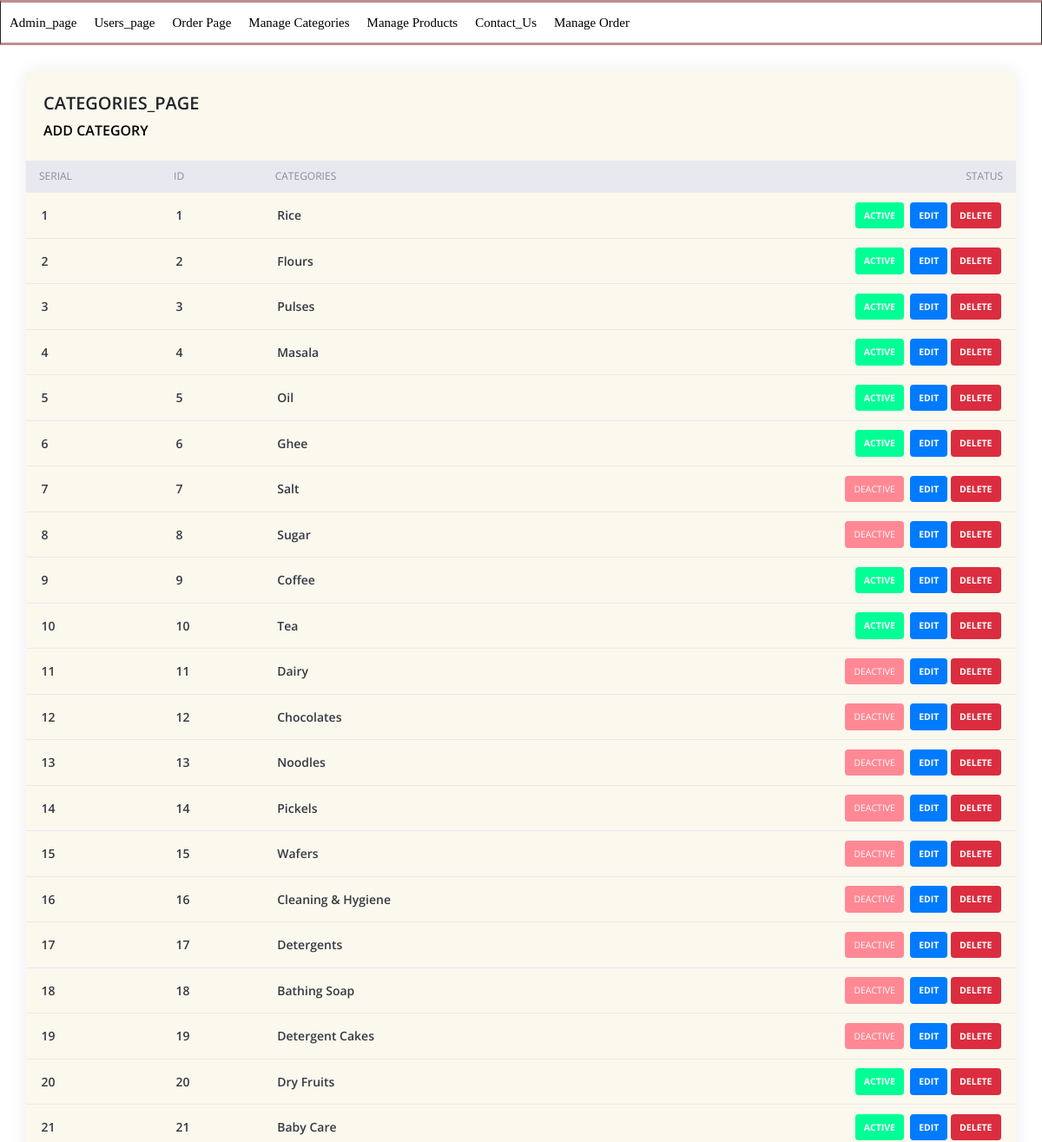
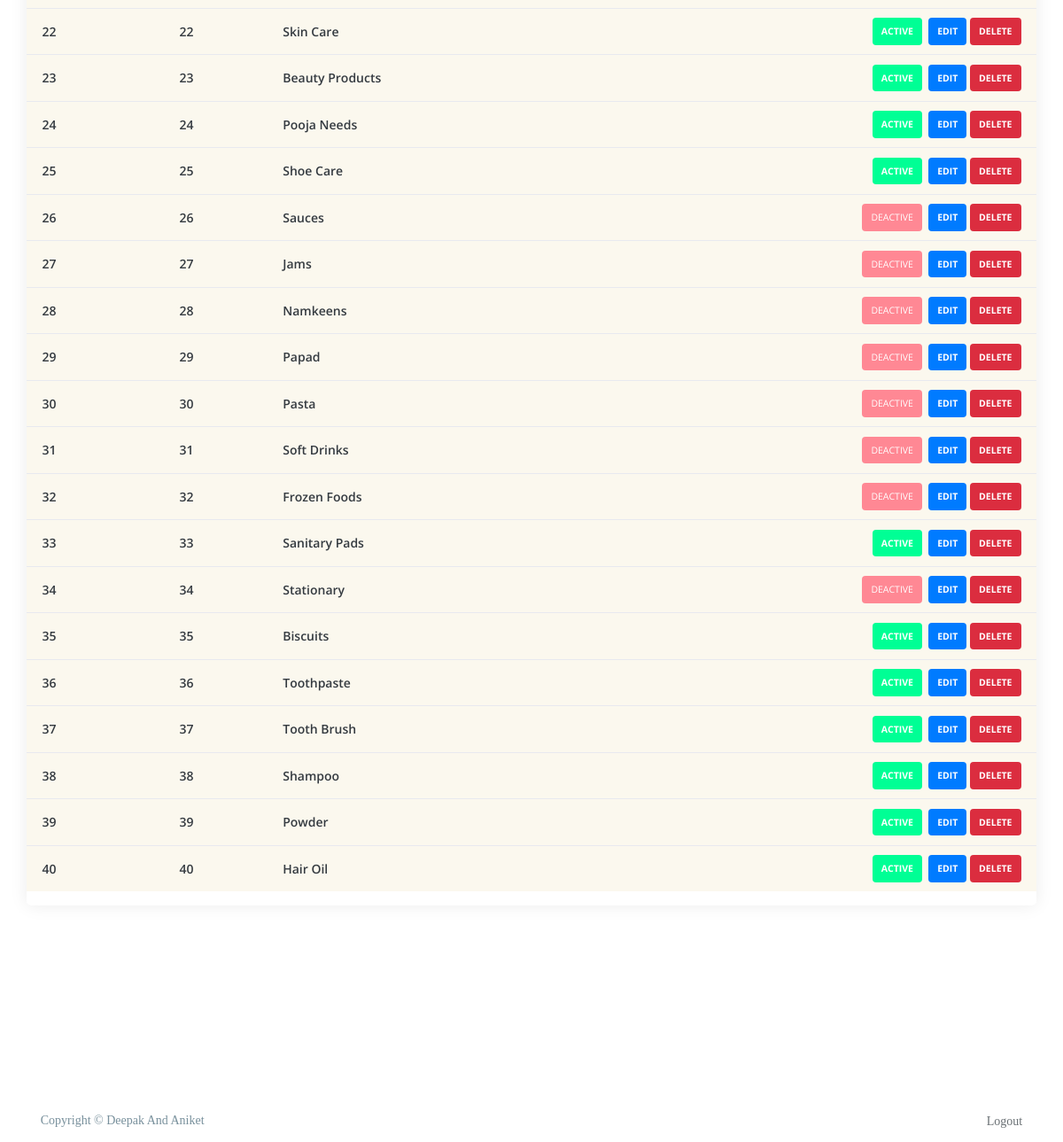
/admin/categories.php (signed in), run on the app's committed database (2 pictures, top to bottom).
### tables this page shows
CREATE TABLE `categories` (
  `id` int(255) NOT NULL,
  `categories` varchar(255) NOT NULL,
  `status` tinyint(255) NOT NULL
);

### admin/categories.php (the view, shortened to what this page needs)
<?php
require('design/header.inc.php');
?>
<!doctype html>
   <html class="no-js" lang="">
   <head>
   </head>
   <body>
     <?php
   $sql="select * from categories";
   $res=mysqli_query($conn,$sql);
   ?>
   <div class="content pb-0">
      <div class="orders">
         <div class="row">
            <div class="col-xl-12">
               <div class="card">
                  <div class="card-body">
                     <h4 class="box-title">CATEGORIES_PAGE</h4>
                     <h4 class="box-link"><a href="manage_categories.php">ADD CATEGORY</a></h4>
                  </div>
                  <div class="card-body--">
                     <div class="table-stats order-table ov-h">
                        <table class="table ">
                           <thead>
                              <tr>
                                 <th class="id">Serial</th>
                                 <th>ID</th>
                                 <th>Categories</th>
                                 <th>Status</th>
                              </tr>
                           </thead>
                           <tbody>
                              <?php
                              $i=1;
                              while ($row=mysqli_fetch_assoc($res)) {
                                 ?>
                                 <tr>
                                    <td class="id"><?php echo $i++?></td>
                                    <td><?php echo $row['id'];?></td>
                                    <td><?php echo $row['categories'];?></td>
                                    <td>
                                       <?php if($row['status']==1)
                                       {
                                          echo "<span class='badge badge-complete'><a href='?type=status&operation=deactive&id=".$row['id']."'><b>Active</b></a></span>&nbsp;";
                                       }
                                       else{
                                          echo "<span class='badge badge-pending'><a href='?type=status&operation=active&id=".$row['id']."'>Deactive</a></span>&nbsp;";
                                       }
                                       echo "&nbsp;<span class='badge badge-edit'><a href='manage_categories.php?id=".$row['id']."'><b>Edit</b></a></span>&nbsp;";
                                       echo "<span class='badge badge-delete'><a href='?type=delete&id=".$row['id']."'><b>Delete</b></a></span>";
                                       ?>
                                    </td>
                                 </tr>
                              <?php } ?>
                           </tbody>
                        </table>
                     </div>
                  </div>
               </div>
            </div>
         </div>
      </div>
   </div>
   <?php
   require('design/footer.inc.php');
   ?>
</body>
</html>

### assets/style2_admin.css (style rules this page uses)
body { display: table; font-family: open sans, sans-serif; font-size: 16px; width: 100% }
a, button { text-decoration: none; outline: none!important; color: #878787; -webkit-transition: all .25s ease; transition: all .25s ease }
h1, h2, h3, h4, h5, h6 { margin: 0 }
.pb-0 { padding-bottom: 0 }
.ov-h { overflow: hidden }
.order-table { position: relative }
.order-table:after, .order-table:before { content: ""; position: absolute; top: 0; height: 37px; width: 10px; background: #e8e9ef }
.order-table:after { right: -1px }
.order-table:before { left: -1px }
.order-table tr th { background: #e8e9ef }
.order-table tr td:last-child, .order-table tr th:last-child { text-align: right }
.order-table tr:last-child td { border: none }
.order-table .badge { color: #fff; padding: 10px; text-transform: uppercase; font-weight: 400 }
.order-table .badge-complete { background: #00ff95 }
.order-table .badge-pending { background: #ff8894 }
.order-table .badge-delete { background: #db2d3f }
.order-table .badge-edit { background: #007bff }
.badge a { color: #fff; }
.content { float: left; padding: 1.875em; width: 100% }
.card { margin-bottom: 1.875em; border-radius: 5px; padding: 0; border: 0 solid transparent; -webkit-box-shadow: 0 0 20px rgba(0, 0, 0, .08); box-shadow: 0 0 20px rgba(0, 0, 0, .08) }
.card .box-title { font-weight: 600; font-size: 20px; padding: 5px 0 }
.card .box-link { font-weight: 600; font-size: 16px; padding: 5px 0 }
.card .box-link a { color: #000; }
.card .card-body { float: left; padding: 1.25em; background-color: #fbf8ee; position: relative; width: 100% }
.card h4 { font-size: 1.1rem }
.table-stats table { background-color: #fbf8ee; font-family: open sans }
.table-stats table th, .table-stats table td { border: none; border-bottom: 1px solid #e8e9ef; color: #868e96; font-size: 12px; font-weight: 400; padding: .75em 1.25em; text-transform: uppercase }
.table-stats table td { color: #343a40; font-size: 14px; font-weight: 600; text-transform: capitalize; vertical-align: middle }
@media (max-width:1368px) { .card-body { padding: 15px } }

### assets/css/style.css (style rules this page uses)
* { margin: 0; padding: 0; text-decoration: none; }
body { font-family: 'Roboto', sans-serif; font-size:16px; color:#a09e9c; background: #fff; text-transform: capitalize; max-width:1920px; margin:0 auto; overflow-x:hidden; }

### assets/style1.css (style rules this page uses)
* { box-sizing: border-box; }
a { color: black; }

### data on the page
categories: id "1", categories "Rice"
categories: id "2", categories "Flours"
categories: id "3", categories "Pulses"
categories: id "4", categories "Masala"
categories: id "5", categories "Oil"
categories: id "6", categories "Ghee"
categories: id "7", categories "Salt"
categories: id "8", categories "Sugar"
categories: id "9", categories "Coffee"
categories: id "10", categories "Tea"
categories: id "11", categories "Dairy"
categories: id "12", categories "Chocolates"
categories: id "13", categories "Noodles"
categories: id "14", categories "Pickels"
categories: id "15", categories "Wafers"
categories: id "16", categories "Cleaning & Hygiene"
categories: id "17", categories "Detergents"
categories: id "18", categories "Bathing Soap"
categories: id "19", categories "Detergent Cakes"
categories: id "20", categories "Dry Fruits"
categories: id "21", categories "Baby Care"
categories: id "22", categories "Skin Care"
categories: id "23", categories "Beauty Products"
categories: id "24", categories "Pooja Needs"
categories: id "25", categories "Shoe Care"
categories: id "26", categories "Sauces"
categories: id "27", categories "Jams"
categories: id "28", categories "Namkeens"
categories: id "29", categories "Papad"
categories: id "30", categories "Pasta"
categories: id "31", categories "Soft Drinks"
categories: id "32", categories "Frozen Foods"
categories: id "33", categories "Sanitary Pads"
categories: id "34", categories "Stationary"
categories: id "35", categories "Biscuits"
categories: id "36", categories "Toothpaste"
categories: id "37", categories "Tooth Brush"
categories: id "38", categories "Shampoo"
categories: id "39", categories "Powder"
categories: id "40", categories "Hair Oil"
